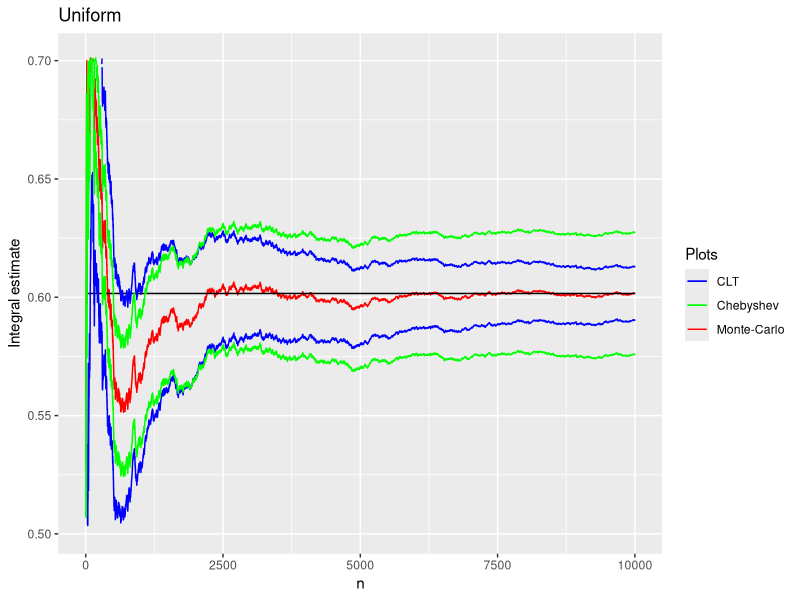
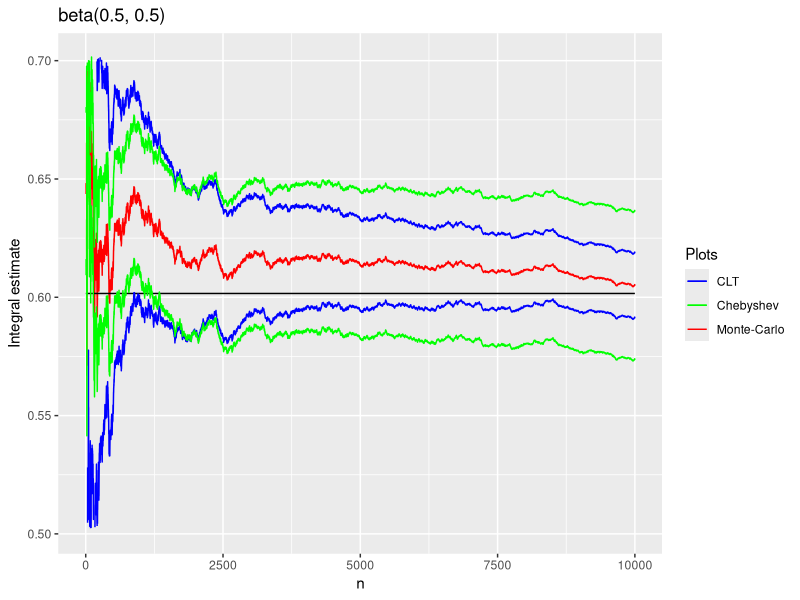

Generate these figures, in order, with R: (Note: a time limit stopped this script after it produced the figures.)
## ---- chunk 1
# install.packages("ggplot2")
library(ggplot2)
n <- 10000
options(warn=-1)


f <- function(x) {sin(1/sqrt(x) + exp(-x))}
p <- function(x) {dunif(x)}

m <- function(x) {f(x)/p(x)}
dens <- function(n) {runif(n)}

J <- integrate(f, lower = 0, upper = 1)$value

simulate_eta <- function(n, den){
  xi <- den(n)
  e.mean <- cumsum(m(xi))/seq_along(m(xi))
  # e.var <- cumsum(m(xi)^2) / (1:n) - e.mean^2
  e.var <- (cumsum(m(xi)^2) / (1:n) - e.mean^2) * (n / (n - 1))

  return(list(mean = e.mean, var = e.var))
}

conf_int <- function(mean, sd, gamma = 0.05)
{
  p <- qnorm(1 - gamma/2)

  return(list(left = mean - p*sd/sqrt(1:n), 
    right = mean + p*sd/sqrt(1:n)))
}

cheb_int <- function(mean, sd, gamma = 0.05)
{

  eps <- sd/sqrt(gamma*n)

  return(list(left = mean - eps, 
    right = mean + eps))
}

monte_carlo <- function(N, den){
  eta <- simulate_eta(N, den)
  conf <- conf_int(eta$mean, sqrt(eta$var))
  cheb <- cheb_int(eta$mean, sqrt(eta$var))

  res <- data.frame(Jn = eta$mean, J, conf.left = conf$left, conf.right = conf$right, cheb.left = cheb$left, cheb.right = cheb$right)
}

conf_plot <- function(dat, v1,v2,v3)
{
  ggplot(data = dat, aes(y = Jn, x = 1:n, colour = "red")) + 
    geom_line() + 
    geom_line(aes(y = J), col = "black") +
    geom_line(aes(y = conf.left, colour = "blue")) + geom_line(aes(y = conf.right, colour = "blue")) +
    geom_line(aes(y = cheb.left, colour = "green")) + geom_line(aes(y = cheb.right, colour = "green")) +
    ylab("Integral estimate") + xlab("n") +
    scale_colour_manual("Plots", values = c("blue", "green", "red"), labels = c("CLT", "Chebyshev", "Monte-Carlo")) +
    xlim(0, n) + ylim(J - 1000/n, J + 1000/n)
}


mc <- monte_carlo(n, dens)
# tmp <- scale_colour_manual("Plots", values = c("blue", "green", "red"), labels = c("CLT", "Chebyshev", "Monte-Carlo"))
# print(tmp$)
# names(tmp$aesthetics) <- c("a", "b", "c")
conf_plot(mc) + ggtitle("Uniform")
## ---- chunk 2
p <- function(x) {dunif(x)}
dens <- function(n) {runif(n)}
est <- simulate_eta(n, dens) 

p <- function(x) {dbeta(x, 1/2,1/2)}
dens <- function(n) {rbeta(n,1/2,1/2)} 
est1 <- simulate_eta(n, dens)
mc1 <- monte_carlo(n, dens)

conf_plot(mc1) + ggtitle("beta(0.5, 0.5)")
## ---- chunk 3
i <- 0.01
j <- 0.01

df <- data.frame (i  = double(), j = double(), var = double(), mean = double())


i <- 0.01
while (i < 1.5) 
{
  
  j <- 0.01
  while(j < 1.5) 
  {
    # print(i, j)
    p <<- function(x) {dbeta(x, i, j)}
    dens <<- function(n) {rbeta(n, i, j)} 
    estt <- simulate_eta(n, dens)
    # print(estt$var[n])
    df[nrow(df) + 1,] = c(i, j, estt$var[n], estt$mean[n])
    j <<- j + 0.1  # 0.01
  }
  i <<- i + 0.1  # 0.01
  # print(df)
}
print(head(df[order(df$var),]))

# print(head(df[order(abs(df$mean - J)),]))
## ---- chunk 4
alpha = 1.11
beta = 0.81
beta_opt = sprintf("beta(%g,%g)", alpha, beta)
beta_opt
## ---- chunk 5
p <- function(x) {dbeta(x, alpha, beta)} 
dens <- function(n) {rbeta(n, alpha, beta)} 
est2 <- simulate_eta(n, dens)
mc2 <- monte_carlo(n, dens)

conf_plot(mc2) + ggtitle(beta_opt)
## ---- chunk 6
# library(reshape2)
x <- seq(0,1,length=100)
db <- dbeta(x, 0.5, 0.5)
du <- dunif(x)
dbo <- dbeta(x, alpha, beta)
f <- function(x) {sin(1/sqrt(x) + exp(-x))}

# qplot(x, db, geom="line")
ggplot() + geom_line(aes(x,du, color = "darkblue")) + 
  geom_line(aes(x, dbo, color = "purple")) +
  geom_line(aes(x,db, color = "red")) + 
  # geom_line(aes(x,f, color = "black")) + 
  stat_function(fun=f, aes(color = "black"))+

  scale_colour_manual("Distributions", values = c("black", "darkblue", "purple", "red"), 
    labels = c("f(x)", " Uniform", beta_opt, "beta(0.5, 0.5)")) +
  ylab("density") + ggtitle("Density plots")
## ---- chunk 7
vars <- data.frame(v0 = est$var, v1 = est1$var, v2 = est2$var)

ggplot(data = vars, aes(x = 1:n)) + 
  geom_line(aes(y = v0, colour = "unif")) + 
  geom_line(aes(y = v1, colour = "beta(0.5,0.5)") ) +
  geom_line(aes(y = v2, colour = beta_opt)) +
  scale_color_manual(name = "Distributions", values = c("red", "purple", "darkblue"), labels = c("beta(0.5, 0.5)", beta_opt, "unif")) +
  xlab("n") + ylab("Variance") + xlim(0,n) + ylim(0.2, 0.5) + ggtitle("Variance")
